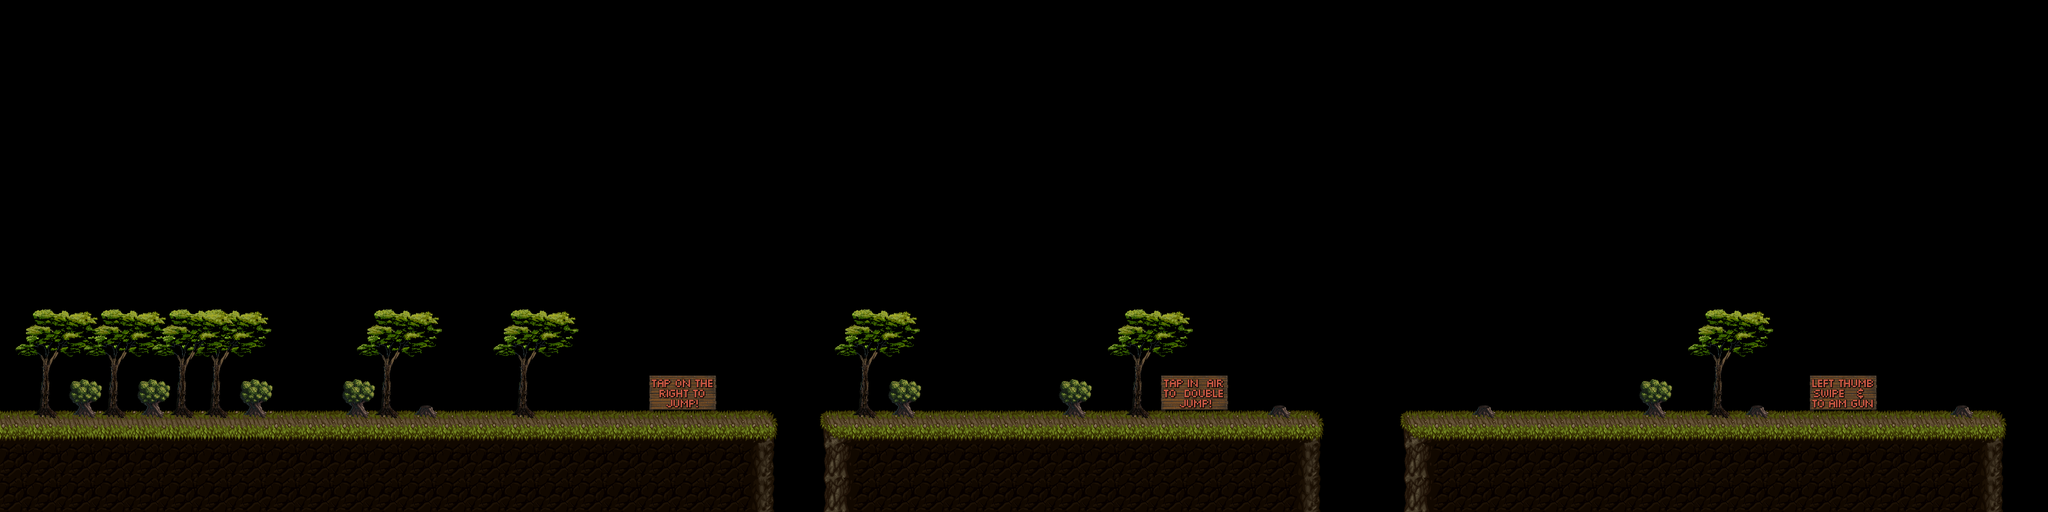

A level layout from a 2D game, rendered from its tile map. Below: a short description, then the map file with tile-grid data replaced by summaries:
An orthogonal 60x15 tile map with 128x128 px tiles, 5 tile layers (Background, CollisionTop, Backdrop, Backdrop2, ...).

<map version="1.0" orientation="orthogonal" width="60" height="15" tilewidth="128" tileheight="128">
 <tileset firstgid="1" name="tiles_aubrey" tilewidth="128" tileheight="128">
  <image source="tiles_aubrey.png" width="2048" height="2048" />
 </tileset>
 <layer name="Background" width="60" height="15">
  <data>[900 cells, 118 non-empty, 9 distinct tile ids]</data>
 </layer>
 <layer name="CollisionTop" width="60" height="15">
  <data>[900 cells, 56 non-empty, 6 distinct tile ids]</data>
 </layer>
 <layer name="Backdrop" width="60" height="15">
  <data>[900 cells, 67 non-empty, 12 distinct tile ids]</data>
 </layer>
 <layer name="Backdrop2" width="60" height="15">
  <data>[900 cells, 29 non-empty, 10 distinct tile ids]</data>
 </layer>
 <layer name="Foreground" width="60" height="15">
  <data>[900 cells, 0 non-empty, 0 distinct tile ids]</data>
 </layer>
</map>
